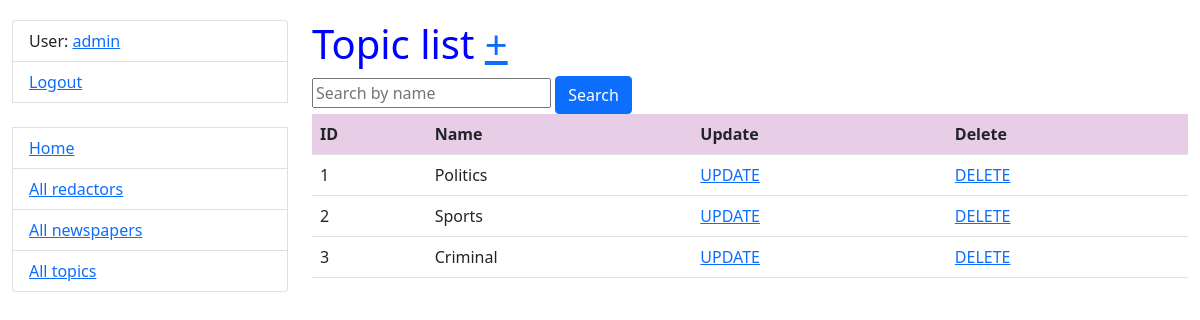
Screenshot of /topics/ (signed in) with the database file from the repository.
### catalog/models.py (models this page shows, shortened)
class Redactor(AbstractUser):
    years_of_experience = models.IntegerField(null=True, blank=True)
    class Meta:
        verbose_name = "Redactor"
        verbose_name_plural = "Redactors"

class Topic(models.Model):
    name = models.CharField(max_length=255, unique=True)

### catalog/views.py (the view)
class TopicListView(LoginRequiredMixin, generic.ListView):
    model = Topic
    paginate_by = 5
    queryset = Topic.objects.all()
    def get_context_data(self, *, object_list=None, **kwargs):
        name = self.request.GET.get("name", "")
        context = super(TopicListView, self).get_context_data(**kwargs)
        context["search_form"] = TopicSearchForm(initial={
            "name": name
        })
        return context
    def get_queryset(self):
        form = TopicSearchForm(self.request.GET)
        if form.is_valid():
            return self.queryset.filter(
                name__icontains=form.cleaned_data["name"]
            )
        return self.queryset

### catalog/forms.py
class TopicSearchForm(forms.Form):
    name = forms.CharField(
        max_length=255,
        required=False,
        label="",
        widget=forms.TextInput(attrs={"placeholder": "Search by name"})
    )

### templates/catalog/topic_list.html (shortened to what this page needs)
{% extends "base.html" %}
{% load crispy_forms_filters %}
{% block content %}
  <h1>Topic list
    <a href="{% url 'catalog:topic-create' %}">+</a>
  </h1>
  <form action="" method="get">
    {{ search_form }}
    <input type="submit" value="Search" class="btn btn-primary">
  </form>
  {% if topic_list %}
    <table class="table">
    <tr style="background-color: rgb(232, 205, 231);">
      <th>ID</th>
      <th>Name</th>
      <th>Update</th>
      <th>Delete</th>
    </tr>
      {% for topic in topic_list %}
        <tr>
        <td>
          {{ topic.id }}
        </td>
          <td>
          {{ topic.name }}
          </td>
          <td>
          <a href="{% url "catalog:topic-update" pk=topic.id %} ">UPDATE</a>
          </td>
        <td>
          <a href="{% url "catalog:topic-delete" pk=topic.id %} ">DELETE</a>
        </td>
        </tr>
      {% endfor %}
    </table>
  {% else %}
    <p>There are no topic in agency</p>
  {% endif %}
{% endblock %}

### templates/includes/sidebar.html
<ul class="sidebar-nav list-group">
  {% if user.is_authenticated %}
    <li class="list-group-item">User: <a href="{{ user.get_absolute_url }}">{{ user.get_username }}</a></li>
    <li class="list-group-item"><a href="{% url 'logout'%}?next={{request.path}}">Logout</a></li>
  {% else %}
    <li class="list-group-item"><a href="{% url 'login'%}?next={{request.path}}">Login</a></li>
  {% endif %}
  <br>
  <li class="list-group-item"><a href="{% url 'catalog:index' %}">Home</a></li>
  <li class="list-group-item"><a href="{% url 'catalog:redactor-list' %}">All redactors</a></li>
  <li class="list-group-item"><a href="{% url 'catalog:newspaper-list' %}">All newspapers</a></li>
  <li class="list-group-item"><a href="{% url 'catalog:topic-list' %}">All topics</a></li>
</ul>

### static/css/styles.css (style rules this page uses)
body { margin-top: 20px; color: blue; }

### rows the page displays
Redactor: get_username "admin"
Topic: id "1", name "Politics"
Topic: id "2", name "Sports"
Topic: id "3", name "Criminal"
